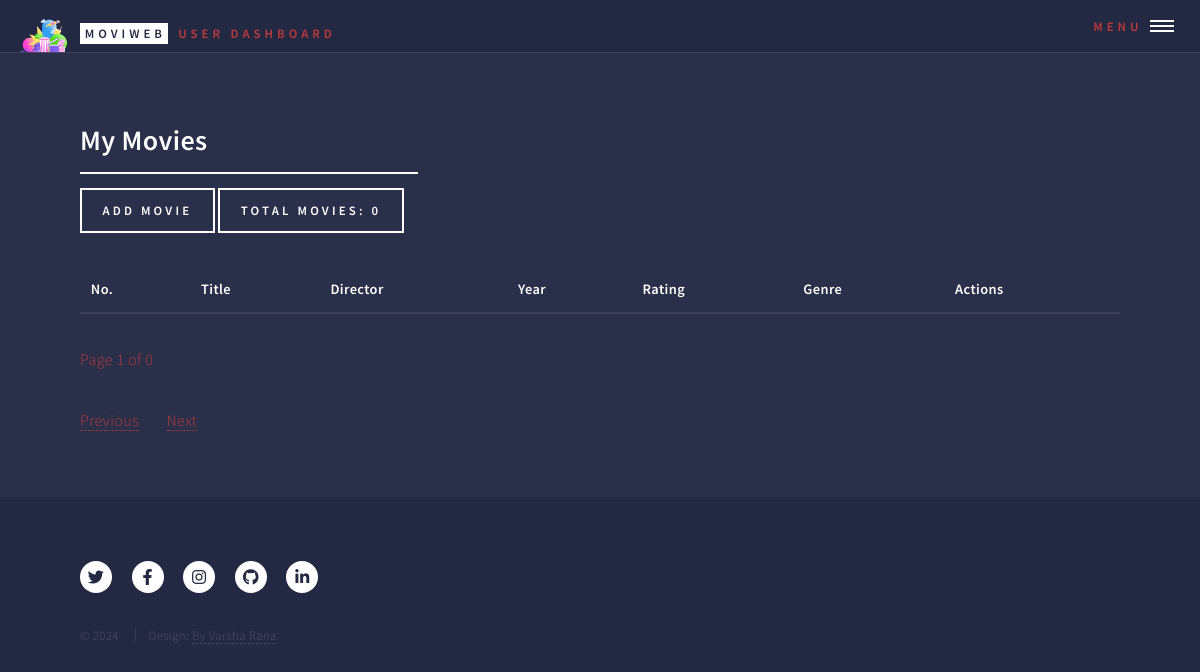
The app's page /user/my_movies (signed in), older data.
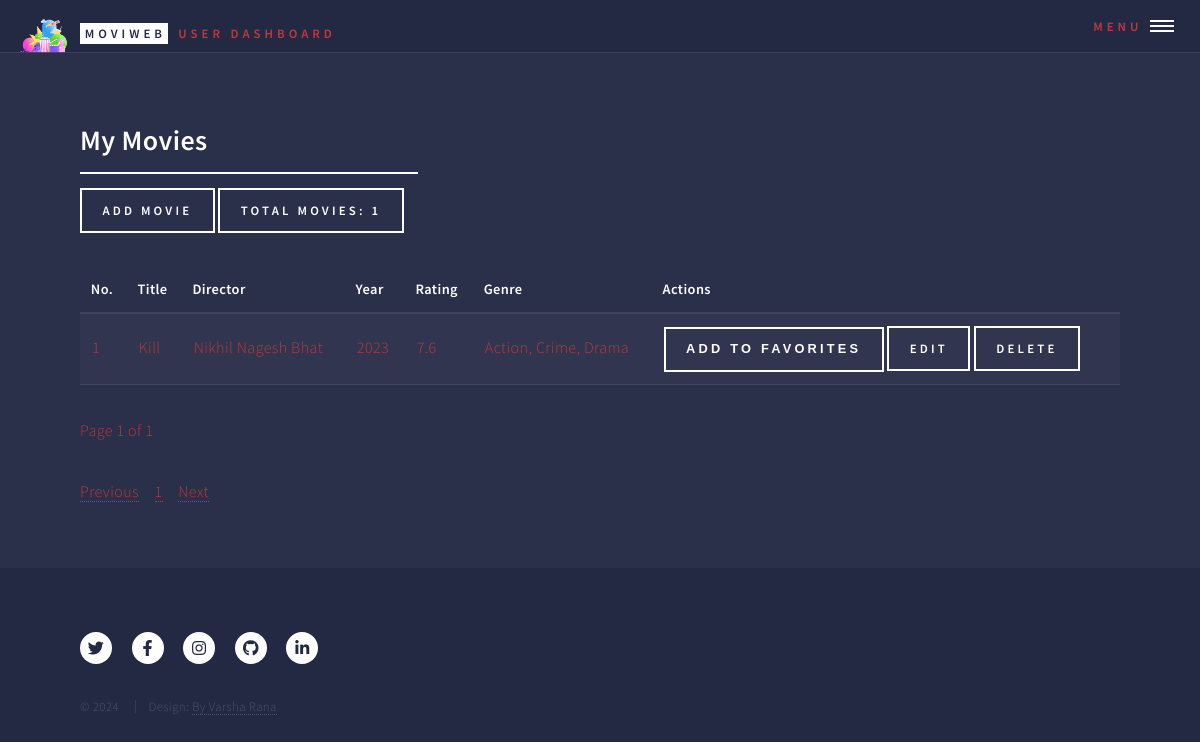
The same page, newer data.
### models.py (models this page shows)
class Movie(db.Model):
    __tablename__ = 'movie'
    id = db.Column(db.Integer, primary_key=True)
    title = db.Column(db.String(100), nullable=False)
    year = db.Column(db.Integer, nullable=False)
    rating = db.Column(db.Float, nullable=False)
    poster = db.Column(db.String(255))  # Optional field to store movie posters
    plot = db.Column(db.Text)  # Optional field to store the plot
    imdbID = db.Column(db.String(255), nullable=True)  # IMDb ID or link
    user_id = db.Column(db.Integer, db.ForeignKey('user.id'))
    admin_id = db.Column(db.Integer, db.ForeignKey('admin.id'))
    director_id = db.Column(db.Integer, db.ForeignKey('director.id'), nullable=False)  # Foreign key to Director
    genres = db.relationship('Genre', secondary=movie_genre, backref='movies')
    favorites = db.relationship('Favorite', back_populates='movie', lazy=True)  # Add this line

class Director(db.Model):
    __tablename__ = 'director'
    id = db.Column(db.Integer, primary_key=True)
    name = db.Column(db.String(100), nullable=False, unique=True)
    movies = db.relationship('Movie', backref='director', lazy=True)

class Genre(db.Model):
    __tablename__ = 'genre'
    id = db.Column(db.Integer, primary_key=True)
    name = db.Column(db.String(50), unique=True, nullable=False)

### blueprints/user.py (the view)
@user_bp.route('/my_movies')
def my_movies():
    if not user_logged_in():
        return handle_not_logged_in()  # Handle case where user is not logged in
    user = user_logged_in()
    if user is None:
        return handle_invalid_user()
    page = request.args.get('page', 1, type=int)
    per_page = 5  # Number of movies per page
    favorite_movie_ids = [f.movie_id for f in Favorite.query.filter_by(user_id=user.id).all()]
    movies_query = (
        Movie.query
        .filter(Movie.user_id == user.id)
        .filter(Movie.id.notin_(favorite_movie_ids))
    )
    num_movies = movies_query.count()
    movies = movies_query.paginate(page=page, per_page=per_page, error_out=False)
    return render_template('my_movies.html', num_movies=num_movies, movies=movies)

### blueprints/common_fun.py (called while the page is built)
def user_logged_in():
    user_id = session.get('user_id')
    if user_id:
        return User.query.get(user_id)  # This should return the User object or None
    return None

### templates/user/my_movies.html (shortened to what this page needs)
<!DOCTYPE HTML>
<html>
<head>
    <link rel="stylesheet" href="../../static/css/main.css"/>
</head>
<body class="is-preload">
<div id="wrapper">
    <header id="header" class="alt">
        {% include 'partials/user_header.html' %}
    </header>
    <div id="main">
        <section id="my-movies">
            <div class="inner">
                <header class="major">
                    <h2>My Movies</h2>
                    <a href="{{ url_for('user_bp.user_add_movie') }}" class="button">
                        Add Movie
                    </a>
                    <label class="button">Total Movies: {{ num_movies }}</label>
                </header>
                {% include 'partials/my_movies_content.html' %}
            </div>
        </section>
    </div>
    <footer id="footer">
        {% include 'partials/movie_web_app_footer.html' %}
    </footer>
</div>
</body>
</html>

### templates/partials/my_movies_content.html (shortened to what this page needs)
<div id="my-movies-content">
    <table id="my-movies-table">
        <thead>
        <tr>
            <th>No.</th>
            <th>Title</th>
            <th>Director</th>
            <th>Year</th>
            <th>Rating</th>
            <th>Genre</th>
            <th>Actions</th>
        </tr>
        </thead>
        <tbody>
        {% set start_no = (movies.page - 1) * movies.per_page + 1 %}
        {% for movie in movies.items %}
        <tr>
            <td>{{ start_no + loop.index0 }}</td>
            <td>{{ movie.title }}</td>
            <td>{{ movie.director.name }}</td>
            <td>{{ movie.year }}</td>
            <td>{{ movie.rating }}</td>
            <td>
                {% for genre in movie.genres %}
                {{ genre.name }}{% if not loop.last %}, {% endif %}
                {% endfor %}
            </td>
            <td>
                <form action="{{ url_for('user_bp.add_to_favorites', movie_id=movie.id) }}" method="post"
                      style="display:inline;">
                    <button type="submit" class="button">Add to Favorites</button>
                </form>
                <a href="{{ url_for('user_bp.user_edit_movie', movie_id=movie.id) }}"
                   class="button">Edit</a>
                <form action="{{ url_for('user_bp.delete_movie', movie_id=movie.id) }}" method="post" onsubmit="return confirmDeletion()"
                      style="display:inline;">
                    <input type="submit" value="Delete" class="button"/>
                </form>
            </td>
        </tr>
        {% endfor %}
        </tbody>
    </table>
    <p>Page {{ movies.page }} of {{ movies.pages }}</p>
    <div id="pagination-container-my-movies">
        <nav aria-label="Page navigation">
            <ul class="pagination">
                {% if movies.has_prev %}
                <li class="page-item">
                    <a class="page-link"
                       href="{{ url_for('user_bp.my_movies', page=movies.prev_num) }}">Previous</a>
                </li>
                {% else %}
                <li class="page-item disabled">
                    <a class="page-link" href="#">Previous</a>
                </li>
                {% endif %}
                {% for page_num in movies.iter_pages() %}
                {% if page_num %}
                <li class="page-item {% if page_num == movies.page %}active{% endif %}">
                    <a class="page-link" href="{{ url_for('user_bp.my_movies', page=page_num) }}">{{ page_num }}</a>
                </li>
                {% else %}
                <li class="page-item disabled">
                    <a class="page-link" href="#">...</a>
                </li>
                {% endif %}
                {% endfor %}
                {% if movies.has_next %}
                <li class="page-item">
                    <a class="page-link"
                       href="{{ url_for('user_bp.my_movies', page=movies.next_num) }}">Next</a>
                </li>
                {% else %}
                <li class="page-item disabled">
                    <a class="page-link" href="#">Next</a>
                </li>
                {% endif %}
            </ul>
        </nav>
    </div>
</div>

Row changes from the older to the newer data that the page shows:
added Movie: start_no+loop.index0 "1", title "Kill", director.name "Nikhil Nagesh Bhat", year "2023", rating "7.6"
now on this page (row unchanged): Genre: name "Action"
now on this page (row unchanged): Genre: name "Crime"
now on this page (row unchanged): Genre: name "Drama"
Text that changed along with them:
{{ num_movies }}: "0" → "1"
{{ movies.pages }}: "0" → "1"
new list line: "1"
